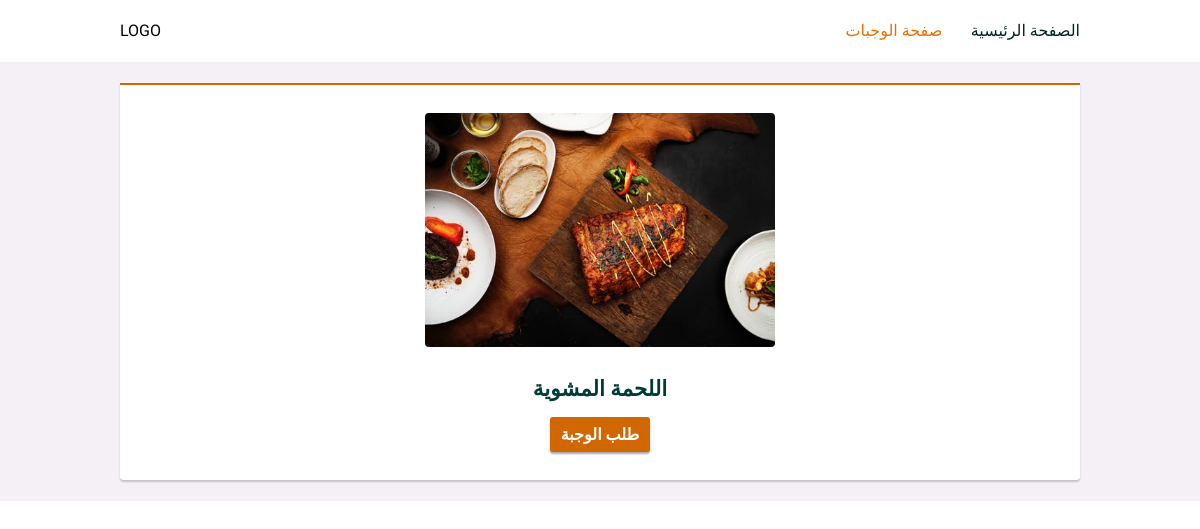
The page /meals/1/detail on the database its author committed.
### main.py (models this page shows)
class Photos(db.Model):
    id = db.Column(db.Integer, primary_key=True, autoincrement=True)
    url = db.Column(db.Text, nullable=False)
    meals = db.relationship('Meals', backref='photo')

class Meals(db.Model):
    id = db.Column(db.Integer, primary_key=True, autoincrement=True)
    name = db.Column(db.String(50), nullable=False)
    desc = db.Column(db.Text)
    price = db.Column(db.Numeric(10, 2))
    requests = db.relationship('Requests', backref='meal')
    photo_id = db.Column(db.Integer, db.ForeignKey('photos.id'))

### main.py (the view)
@app.route('/meals/<int:id>/detail')
def meal_details(id):
    meal = o.get_meal_by_id(id)
    return render_template('meal-details.html', meal=meal)

### main.py (called while the page is built)
    def get_meal_by_id(self, id):
        return Meals.query.get(id)

### templates/meal-details.html (shortened to what this page needs)
<!DOCTYPE html>
<html lang="ar">
  <head>
    <link
      href="{{ url_for('static', filename='style/style.css') }}"
      rel="stylesheet"
    />
  </head>
  <body>
    <header id="header">
      <p>LOGO</p>
      <nav class="header-nav">
        <a href="/">الصفحة الرئيسية</a>
        <a class="header-active" href="/meals">صفحة الوجبات</a>
      </nav>
    </header>
    <main id="meal-details">
      <div class="meal-details-meal">
        <img src="{{ meal.photo.url }}" />
        <div>
          <p class="meal-header">{{ meal.name }}</p>
          <a href="{{url_for('request_meal',id = meal.id)}}">طلب الوجبة</a>
        </div>
      </div>
    </main>
  </body>
</html>

### static/style/style.css (style rules this page uses)
* { margin: 0; padding: 0; box-sizing: border-box; }
body { min-width: min-content; font-family: "Cairo", sans-serif; }
a { text-decoration: none; white-space: nowrap; }
#header { padding: 1.333rem 10%; display: flex; justify-content: space-between; background-color: white; }
#header .header-nav { display: flex; flex-direction: row-reverse; }
#header .header-nav a { margin-right: 1.777rem; color: #012622; }
#header .header-nav a:first-of-type { margin: 0; }
#header .header-nav .header-active { color: #e57100; }
#meal-details { padding: 1.333rem 10%; background-color: #f4f0f6; }
#meal-details .meal-details-meal { padding: 1.777rem; display: flex; align-items: center; flex-direction: column; background-color: white; text-align: center; border-top: 2px solid #d16700; border-radius: 0 0 4px 4px; box-shadow: 0 2px 2px #01040433; }
#meal-details .meal-details-meal img { width: 350px; border-radius: 4px; }
#meal-details .meal-details-meal .meal-header { margin-top: 1.777rem; margin-bottom: 1rem; font-size: 1.333rem; font-weight: bold; color: #003b36; }
#meal-details .meal-details-meal a { display: block; margin-top: 1rem; margin-left: 50%; padding: 8px; width: 100px; color: white; background-color: #d16700; border: none; border-radius: 3px; font-weight: 600; box-shadow: 0 2px 2px #01040457; cursor: pointer; text-align: center; transition: opacity ease-in-out 300ms; transform: translateX(-50%); }

### rows shown on the page
Photos: photo (picture)
Meals: name "اللحمة المشوية"
